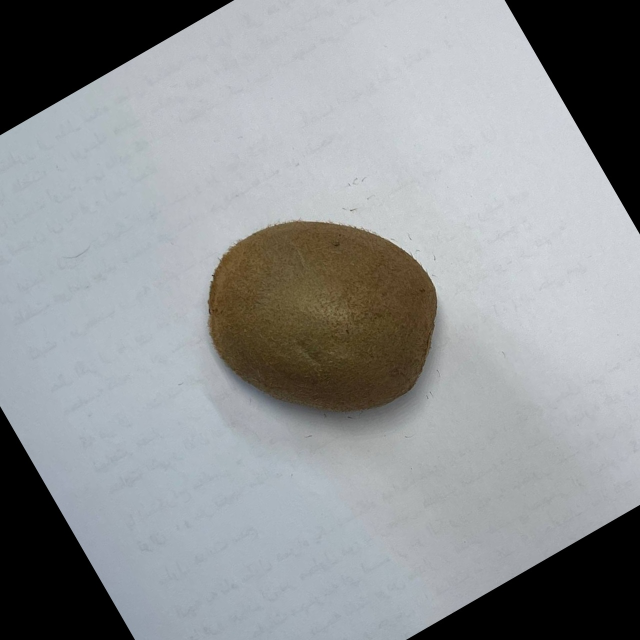
#> input picture KiwiDetector/kiwi/1-1.jpg, 1280 x 1280 px, found by its file name (shown at 1/2 size); its folder holds 4 pictures in this run
$ python model.py
#> lines starting #> are read from the running program, lines starting #| are printed output that depends on the picture
from skimage.feature import hog
from skimage.color import rgb2gray
import cv2
import numpy as np
import os
from sklearn.svm import SVC
from sklearn.model_selection import train_test_split
from sklearn.metrics import classification_report

def extract_hog_features(image_path):
    image = cv2.imread(image_path)
#> image is the input picture: shape (1280, 1280, 3); mean B, G, R 148.9, 147.1, 144.3
    image = cv2.resize(image, (128, 128))  # تغییر اندازه تصویر
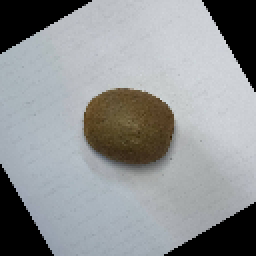
#> image: shape (128, 128, 3) (shown 2 times larger); mean B, G, R 149, 147.2, 144.4
    gray_image = rgb2gray(image)  # تبدیل به سیاه‌وسفید
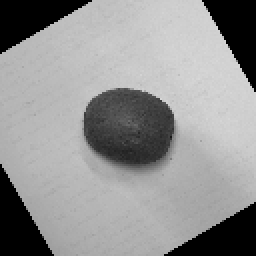
#> gray_image: shape (128, 128) float64 (shown 2 times larger); min 0, max 0.847, mean 0.578
    features, hog_image = hog(
        gray_image,
        orientations=9,
        pixels_per_cell=(8, 8),
        cells_per_block=(2, 2),
        block_norm="L2-Hys",
        visualize=True
    )
#> features = 8100 values, max 0.707 at index 8030, min 0 at index 0, mean 0.127
    return features

# استخراج ویژگی‌ها از تمامی تصاویر
data = []
labels = []
dataset_path = "F:\\ML\\Project\\KiwiDetector\\kiwi\\"
for filename in os.listdir(dataset_path):
    if filename.endswith(".jpg") or filename.endswith(".png"):
        image_path = os.path.join(dataset_path, filename)
        features = extract_hog_features(image_path)
        data.append(features)
        labels.append(1)
#> pass 2 of the loop `for filename in os.listdir(dataset_path):`:
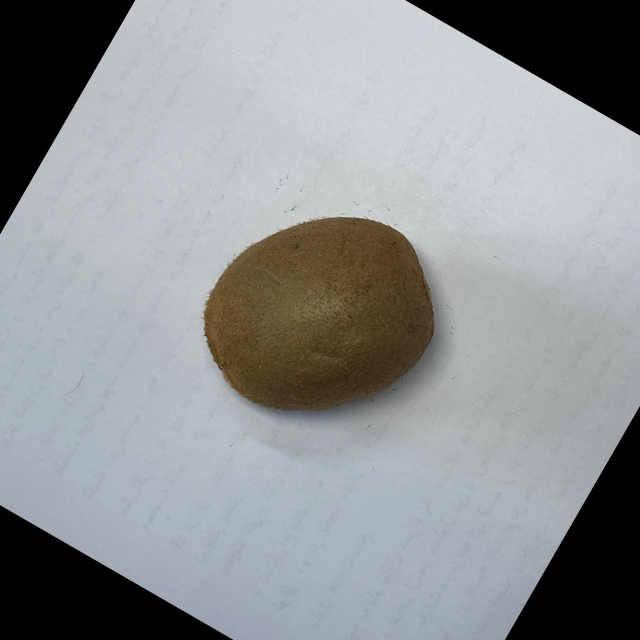
#> input picture KiwiDetector/kiwi/1-2.jpg, 1280 x 1280 px, found by its file name (shown at 1/2 size)
#> in extract_hog_features, image is the input picture: shape (1280, 1280, 3); mean B, G, R 149, 147.2, 144.4
#> in extract_hog_features (call 2), `image = cv2.resize(image, (128, 128))`:
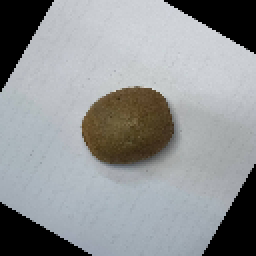
#> image: shape (128, 128, 3) (shown 2 times larger); mean B, G, R 149.1, 147.3, 144.5
#> in extract_hog_features (call 2), `gray_image = rgb2gray(image)`:
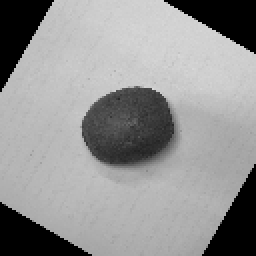
#> gray_image: shape (128, 128) float64 (shown 2 times larger); min 0, max 0.85, mean 0.578
#> in extract_hog_features (call 2), `features, hog_image = hog( gray_image, orientations=9, pixels_per_cell..`: features = 8100 values, max 0.655 at index 7609, min 0 at index 0, mean 0.126
#> pass 3 of the loop `for filename in os.listdir(dataset_path):`:
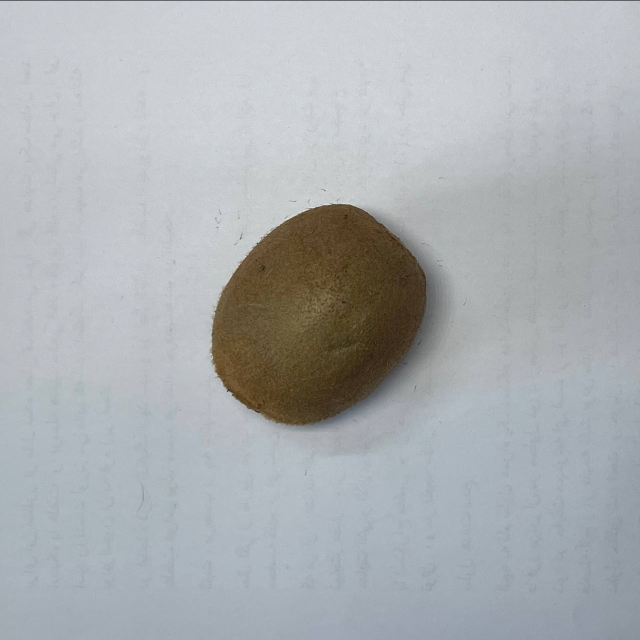
#> input picture KiwiDetector/kiwi/1-3.jpg, 1280 x 1280 px, found by its file name (shown at 1/2 size)
#> in extract_hog_features, image is the input picture: shape (1280, 1280, 3); mean B, G, R 178.1, 175.2, 171.5
#> in extract_hog_features (call 3), `image = cv2.resize(image, (128, 128))`:
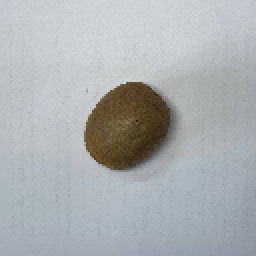
#> image: shape (128, 128, 3) (shown 2 times larger); mean B, G, R 178.4, 175.5, 171.8
#> in extract_hog_features (call 3), `gray_image = rgb2gray(image)`:
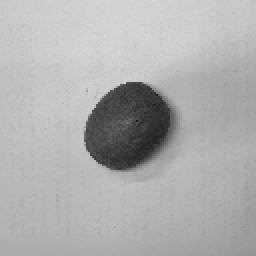
#> gray_image: shape (128, 128) float64 (shown 2 times larger); min 0.0921, max 0.873, mean 0.69
#> in extract_hog_features (call 3), `features, hog_image = hog( gray_image, orientations=9, pixels_per_cell..`: features = 8100 values, max 0.576 at index 5594, min 0 at index 1511, mean 0.146
#> the loop made 4 passes; the first 3 are shown

non_kiwi_dataset_path = "F:\\ML\\Project\\KiwiDetector\\Non_kiwi\\"
#> non_kiwi_dataset_path = 'F:\\ML\\Project\\KiwiDetector\\Non_kiwi\\'

#> (the run stopped early here; a loop or call above may not have finished)
